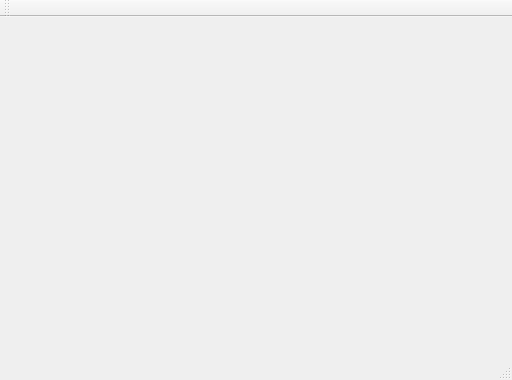
<?xml version="1.0" encoding="UTF-8"?>
<ui version="4.0">
 <class>MayflyCounter</class>
 <widget class="QMainWindow" name="MayflyCounter">
  <property name="geometry">
   <rect>
    <x>0</x>
    <y>0</y>
    <width>512</width>
    <height>380</height>
   </rect>
  </property>
  <property name="windowTitle">
   <string>MayflyCounter</string>
  </property>
  <widget class="QWidget" name="centralWidget">
   <layout class="QGridLayout" name="gridLayout_2">
    <item row="0" column="0">
     <widget class="CounterForm" name="widget" native="true"/>
    </item>
   </layout>
  </widget>
  <widget class="QMenuBar" name="menuBar">
   <property name="geometry">
    <rect>
     <x>0</x>
     <y>0</y>
     <width>512</width>
     <height>25</height>
    </rect>
   </property>
  </widget>
  <widget class="QToolBar" name="mainToolBar">
   <attribute name="toolBarArea">
    <enum>TopToolBarArea</enum>
   </attribute>
   <attribute name="toolBarBreak">
    <bool>false</bool>
   </attribute>
  </widget>
  <widget class="QStatusBar" name="statusBar"/>
 </widget>
 <layoutdefault spacing="6" margin="11"/>
 <customwidgets>
  <customwidget>
   <class>CounterForm</class>
   <extends>QWidget</extends>
   <header location="global">counterform.h</header>
   <container>1</container>
  </customwidget>
 </customwidgets>
 <resources/>
 <connections/>
</ui>
